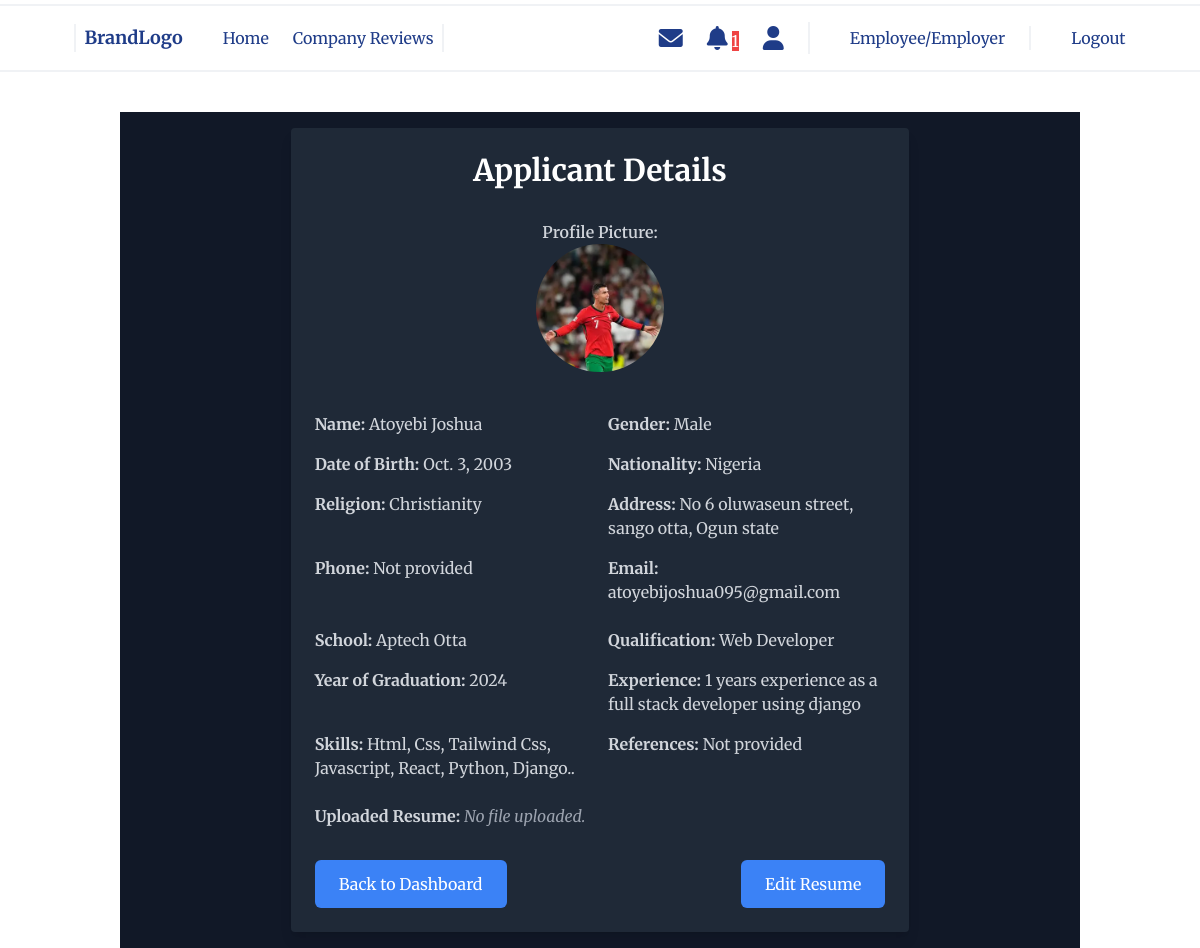
Screenshot of /resume/applicant_details/ (signed in) with the database file from the repository.
### resume/models.py (models this page shows, shortened)
class Resume(models.Model):
    GENDER_CHOICES = [
        ('M', 'Male'),
        ('F', 'Female'),
        ('N', 'None'),
    ]
    user = models.OneToOneField(Account, on_delete=models.CASCADE)
    image = models.ImageField(
        upload_to='resume_image',
        validators=[FileExtensionValidator(['png', 'jpg', 'jpeg'])],
        null=True, blank=True
    )
    file = models.FileField(
        upload_to='resumes/files/',
        validators=[FileExtensionValidator(['pdf', 'docx'])],
        null=True,
        blank=True,
        help_text="Upload your resume as a PDF or Word document."
    )
    firstname = models.CharField(max_length=100, null=True, blank=True)
    lastname = models.CharField(max_length=100, null=True, blank=True)
    gender = models.CharField(max_length=10, choices=GENDER_CHOICES, default='None')
    dob = models.DateField(null=True, blank=True)
    nationality = models.CharField(max_length=100, null=True, blank=True)
    religion = models.CharField(max_length=100, null=True, blank=True)
    address = models.TextField(null=True, blank=True)
    phone = models.CharField(max_length=15, null=True, blank=True)
    email = models.EmailField(null=True, blank=True)
    job_title = models.CharField(max_length=100, null=True, blank=True)  # Ensure this exists
    school = models.CharField(max_length=200, null=True, blank=True)
    qualification = models.CharField(max_length=200, null=True, blank=True)
    year_of_graduation = models.IntegerField(null=True, blank=True)
    experience = models.TextField(null=True, blank=True)
    skills = models.TextField(null=True, blank=True)
    reference = models.TextField(null=True, blank=True)

### resume/views.py (the view)
# urls.py: path('applicant_details/', views.applicant_details, name='applicant_details'),
def applicant_details(request):
    resume = get_object_or_404(Resume, user=request.user)
    if resume.file:  # If the resume has a file (uploaded resume)
        file_status = "Uploaded"
    else:  # If the resume was created (not uploaded as a file)
        file_status = "Created"
    return render(request, 'resume/resume-detail.html', {'resume': resume, 'file_status': file_status})

### notification/context_processors.py (called while the page is built)
def unread_notifications_count(request):
    if request.user.is_authenticated:
        return {
            'unread_notifications_count': request.user.notifications.filter(is_read=False).count()
        }
    return {}

### resume/templates/resume/resume-detail.html
{% extends 'base.html' %}
{% block main %}
<div class="flex justify-center items-center min-h-screen p-4 bg-gray-900">
    <div class="w-full md:w-4/5 lg:w-2/3 bg-gray-800 p-6 rounded shadow-lg">
        <h1 class="text-3xl font-bold text-center text-white mb-8">Applicant Details</h1>
        <div class="space-y-6 text-gray-300">
            <div class="flex flex-col items-center">
                <p class="font-semibold">Profile Picture:</p>
                {% if resume.image %}
                    <img src="{{ resume.image.url }}" alt="Profile Picture" class="w-32 h-32 rounded-full mb-4">
                {% else %}
                    <p class="italic text-gray-400">No profile picture uploaded.</p>
                {% endif %}
            </div>
            <div class="grid grid-cols-1 md:grid-cols-2 gap-4">
                <p><strong>Name:</strong> {{ resume.firstname }} {{ resume.lastname }}</p>
                <p><strong>Gender:</strong> {{ resume.get_gender_display|default:"Not provided" }}</p>
                <p><strong>Date of Birth:</strong> {{ resume.dob|default:"Not provided" }}</p>
                <p><strong>Nationality:</strong> {{ resume.nationality|default:"Not provided" }}</p>
                <p><strong>Religion:</strong> {{ resume.religion|default:"Not provided" }}</p>
                <p><strong>Address:</strong> {{ resume.address|default:"Not provided" }}</p>
                <p><strong>Phone:</strong> {{ resume.phone|default:"Not provided" }}</p>
                <p><strong>Email:</strong> {{ resume.email|default:"Not provided" }}</p>
            </div>
            <div class="grid grid-cols-1 md:grid-cols-2 gap-4">
                <p><strong>School:</strong> {{ resume.school|default:"Not provided" }}</p>
                <p><strong>Qualification:</strong> {{ resume.qualification|default:"Not provided" }}</p>
                <p><strong>Year of Graduation:</strong> {{ resume.year_of_graduation|default:"Not provided" }}</p>
                <p><strong>Experience:</strong> {{ resume.experience|default:"Not provided" }}</p>
                <p><strong>Skills:</strong> {{ resume.skills|default:"Not provided" }}</p>
                <p><strong>References:</strong> {{ resume.reference|default:"Not provided" }}</p>
            </div>
            <p><strong>Uploaded Resume:</strong>
                {% if resume.file %}
                    <a href="{{ resume.file.url }}" class="text-blue-500 hover:underline">Download</a>
                {% else %}
                    <span class="italic text-gray-400">No file uploaded.</span>
                {% endif %}
            </p>
        </div>
        <div class="flex flex-col sm:flex-row justify-between items-center mt-8 space-y-4 sm:space-y-0">
            <a href="{% url 'dashboard' %}" class="w-full sm:w-auto px-6 py-3 text-center bg-blue-500 text-white rounded-md hover:bg-blue-600 transition-all">
                Back to Dashboard
            </a>
            <a href="{% url 'update_resume' %}" class="w-full sm:w-auto px-6 py-3 text-center bg-blue-500 text-white rounded-md hover:bg-blue-600 transition-all">
                Edit Resume
            </a>
        </div>
    </div>
</div>
{% endblock %}

### rows the page displays
Resume: image (picture), firstname "Atoyebi", lastname "Joshua", gender "Male", dob "Oct. 3, 2003", nationality "Nigeria", religion "Christianity", address "No 6 oluwaseun street, sango otta, Ogun state", phone "Not provided", email "atoyebijoshua095@gmail.com", school "Aptech Otta", qualification "Web Developer", year_of_graduation "2024", experience "1 years experience as a full stack developer using django", skills "Html, Css, Tailwind Css, Javascript, React, Python, Django..", reference "Not provided"

### other values shown
{{ unread_notifications_count }} "1"
